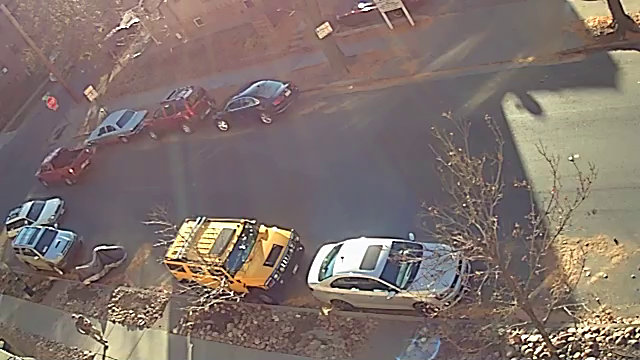
#> input picture frame 75 of traffic.mp4, 640 x 360 px
$ python haarTest.py
#> lines starting #> are read from the running program, lines starting #| are printed output that depends on the picture; after the words box and inside, x2 and y2 are one past the last pixel; in counts of white or black regions, pixels touching at a corner belong together
######################################################

##  buildHaarClassifier.py

##  Test the Haar classifier created by
##  buildHaarClassifier.py on a sample video.

__version__   = "0.1"
__status__    = "Development"

######################################################

import numpy as np
import cv2

# Load the cascade file created in the previous program
car_cascade = cv2.CascadeClassifier('data/car_cascade_s10.xml')

# Load a sample video or a live feed from a webcam (0) or ip camera
# ex: 'rtsp://<username>:<password>@<IPaddress>:<port>/<check-manual-for-what-goes-here>'
cap = cv2.VideoCapture('traffic.mp4')

# 'while True' will throw an error if the end of the video is reached.
# It is more useful when used with a live ip camera feed.  To avoid
# this copy 'ret, frame = cap.read()' above the while and change it
# to 'while ret:'.
while True:
    # Read the next frame from the video or camera feed
    ret, frame = cap.read()
#> frame is the input picture: shape (360, 640, 3); mean B, G, R 107.9, 113.2, 127.3
    # Convert it to grayscale for easier processing
    gray = cv2.cvtColor(frame, cv2.COLOR_BGR2GRAY)
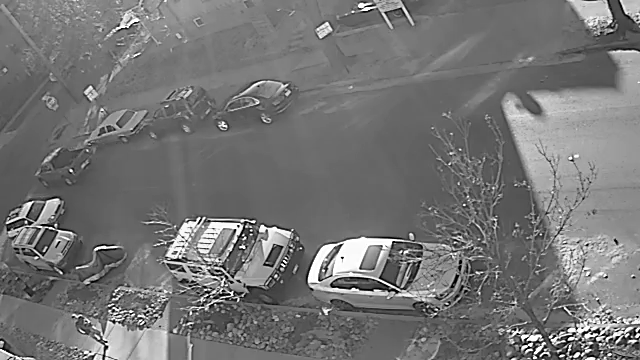
#> gray: shape (360, 640); min 0, max 255, mean 116.8
    # Use the cascade to find matches, adjust paramters as needed
    cars = car_cascade.detectMultiScale(gray, 30, 30)
#> cars = 17 rows, first 6: [346, 20, 20, 20], [564, 44, 20, 20], [514, 52, 20, 20], [247, 88, 20, 20], [341, 77, 20, 20], [112, 123, 20, 20]
    # For each cascade detection draw a box around it
    for (x,y,w,h) in cars:
        cv2.rectangle(gray, (x,y), (x+w, y+h), (255,0,0), 2)
#> this loop made 17 passes
#> (x, y) on passes 1 to 12: (346, 20), (564, 44), (514, 52), (247, 88), (341, 77), (112, 123), (182, 255), (432, 235), (25, 249), (85, 261), (358, 289), (255, 294)
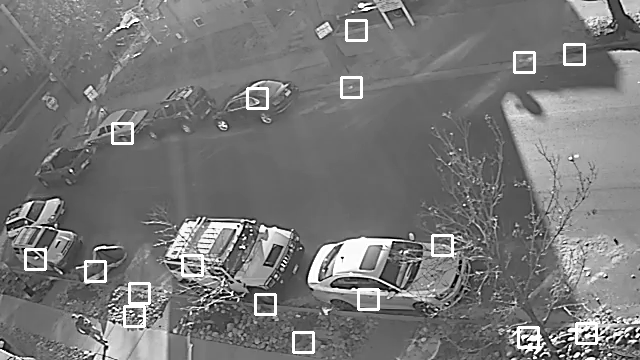
#> gray: shape (360, 640); 1.73% of pixels changed, all inside (x1, y1, x2, y2) = (24, 19, 598, 354)

    # Display the processed frame until video ends or 'q' is pressed
    cv2.imshow('gray',gray)
    if cv2.waitKey(1) & 0xFF == ord('q'):
#> (key q is pressed here)
        break

# When everything is done, release the capture
cap.release()
cv2.destroyAllWindows()

$ run again, starting later in the video
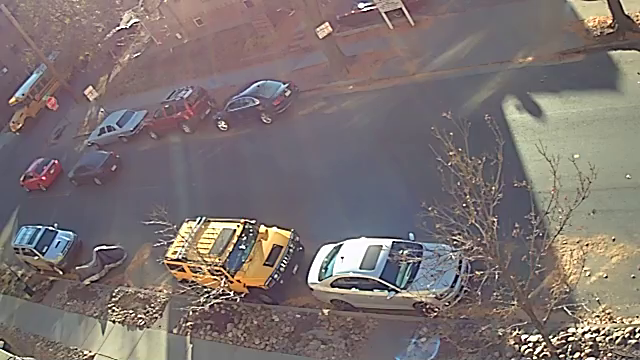
#> input picture frame 339 of traffic.mp4, 640 x 360 px
#> frame is the input picture: shape (360, 640, 3); mean B, G, R 112.8, 113.9, 124
#> `gray = cv2.cvtColor(frame, cv2.COLOR_BGR2GRAY)`:
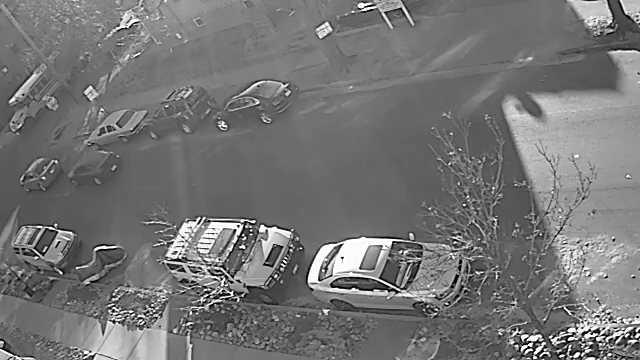
#> gray: shape (360, 640); min 0, max 255, mean 116.8
#> cars = 17 rows, first 6: [590, 18, 20, 20], [564, 44, 20, 20], [513, 52, 20, 20], [341, 77, 20, 20], [239, 92, 20, 20], [99, 129, 20, 20]
#> the loop `for (x,y,w,h) in cars:` made 17 passes
#> (x, y) on passes 1 to 8: (590, 18), (564, 44), (513, 52), (341, 77), (239, 92), (99, 129), (77, 163), (430, 233)
#> after the loop `for (x,y,w,h) in cars:`:
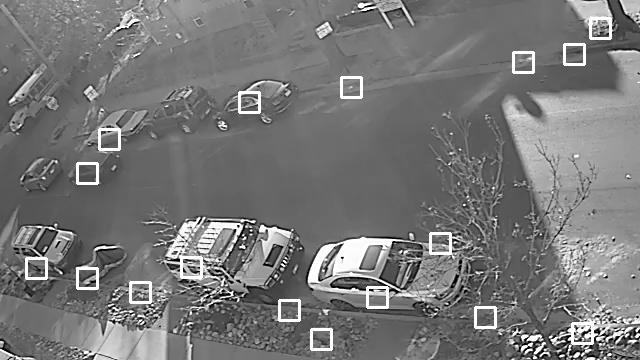
#> gray: shape (360, 640); 1.74% of pixels changed, all inside (x1, y1, x2, y2) = (25, 17, 612, 351)

$ run again, starting later in the video
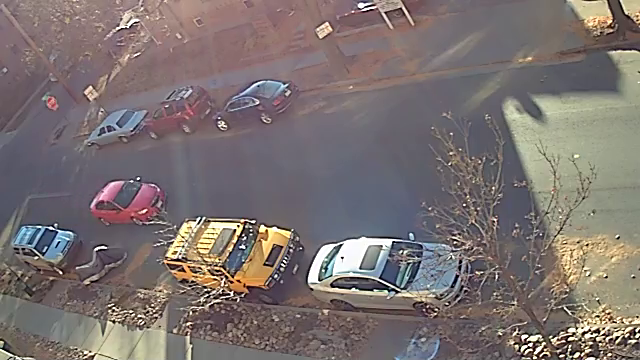
#> input picture frame 603 of traffic.mp4, 640 x 360 px
#> frame is the input picture: shape (360, 640, 3); mean B, G, R 112.5, 113.9, 123.7
#> `gray = cv2.cvtColor(frame, cv2.COLOR_BGR2GRAY)`:
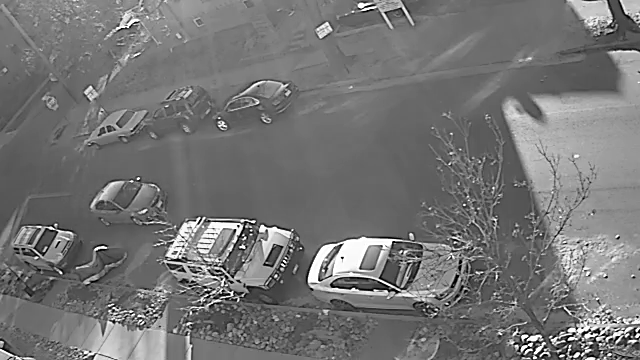
#> gray: shape (360, 640); min 0, max 255, mean 116.6
#> cars = 17 rows, first 6: [122, 16, 20, 20], [346, 19, 20, 20], [563, 44, 20, 20], [513, 51, 20, 20], [340, 77, 20, 20], [244, 93, 20, 20]
#> the loop `for (x,y,w,h) in cars:` made 17 passes
#> (x, y) on passes 1 to 8: (122, 16), (346, 19), (563, 44), (513, 51), (340, 77), (244, 93), (107, 125), (96, 199)
#> after the loop `for (x,y,w,h) in cars:`:
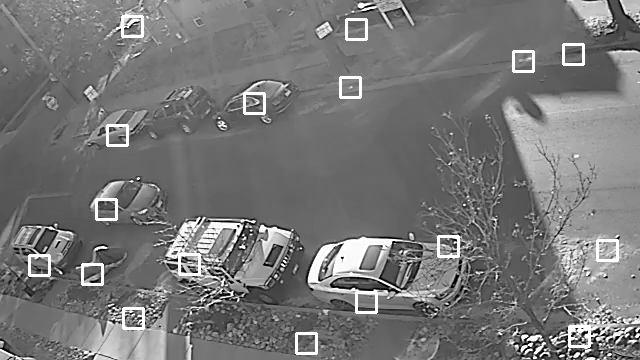
#> gray: shape (360, 640); 1.73% of pixels changed, all inside (x1, y1, x2, y2) = (28, 15, 619, 355)
